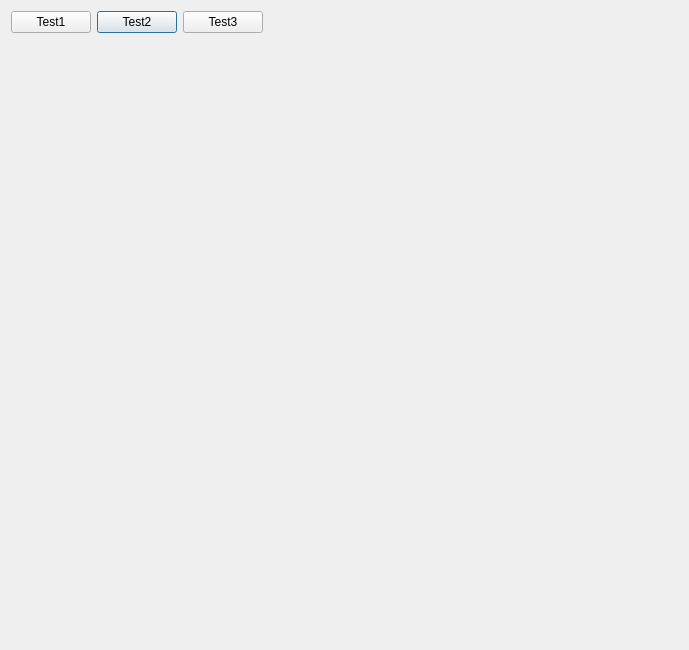
<?xml version="1.0" encoding="UTF-8"?>
<ui version="4.0">
 <class>BlendTestDlgClass</class>
 <widget class="QDialog" name="BlendTestDlgClass">
  <property name="geometry">
   <rect>
    <x>0</x>
    <y>0</y>
    <width>689</width>
    <height>650</height>
   </rect>
  </property>
  <property name="windowTitle">
   <string>BlendTestDlg</string>
  </property>
  <layout class="QGridLayout" name="gridLayout">
   <item row="0" column="1">
    <widget class="QPushButton" name="btnTest2">
     <property name="text">
      <string>Test2</string>
     </property>
    </widget>
   </item>
   <item row="0" column="0">
    <widget class="QPushButton" name="btnTest1">
     <property name="text">
      <string>Test1</string>
     </property>
    </widget>
   </item>
   <item row="0" column="3">
    <spacer name="horizontalSpacer">
     <property name="orientation">
      <enum>Qt::Horizontal</enum>
     </property>
     <property name="sizeHint" stdset="0">
      <size>
       <width>506</width>
       <height>20</height>
      </size>
     </property>
    </spacer>
   </item>
   <item row="1" column="0" colspan="4">
    <widget class="gtl::qt::xMatView" name="widget" native="true"/>
   </item>
   <item row="0" column="2">
    <widget class="QPushButton" name="btnTest3">
     <property name="text">
      <string>Test3</string>
     </property>
    </widget>
   </item>
  </layout>
 </widget>
 <layoutdefault spacing="6" margin="11"/>
 <customwidgets>
  <customwidget>
   <class>gtl::qt::xMatView</class>
   <extends>QWidget</extends>
   <header>gtl/qt/MatView/MatView.h</header>
   <container>1</container>
  </customwidget>
 </customwidgets>
 <resources/>
 <connections/>
</ui>
